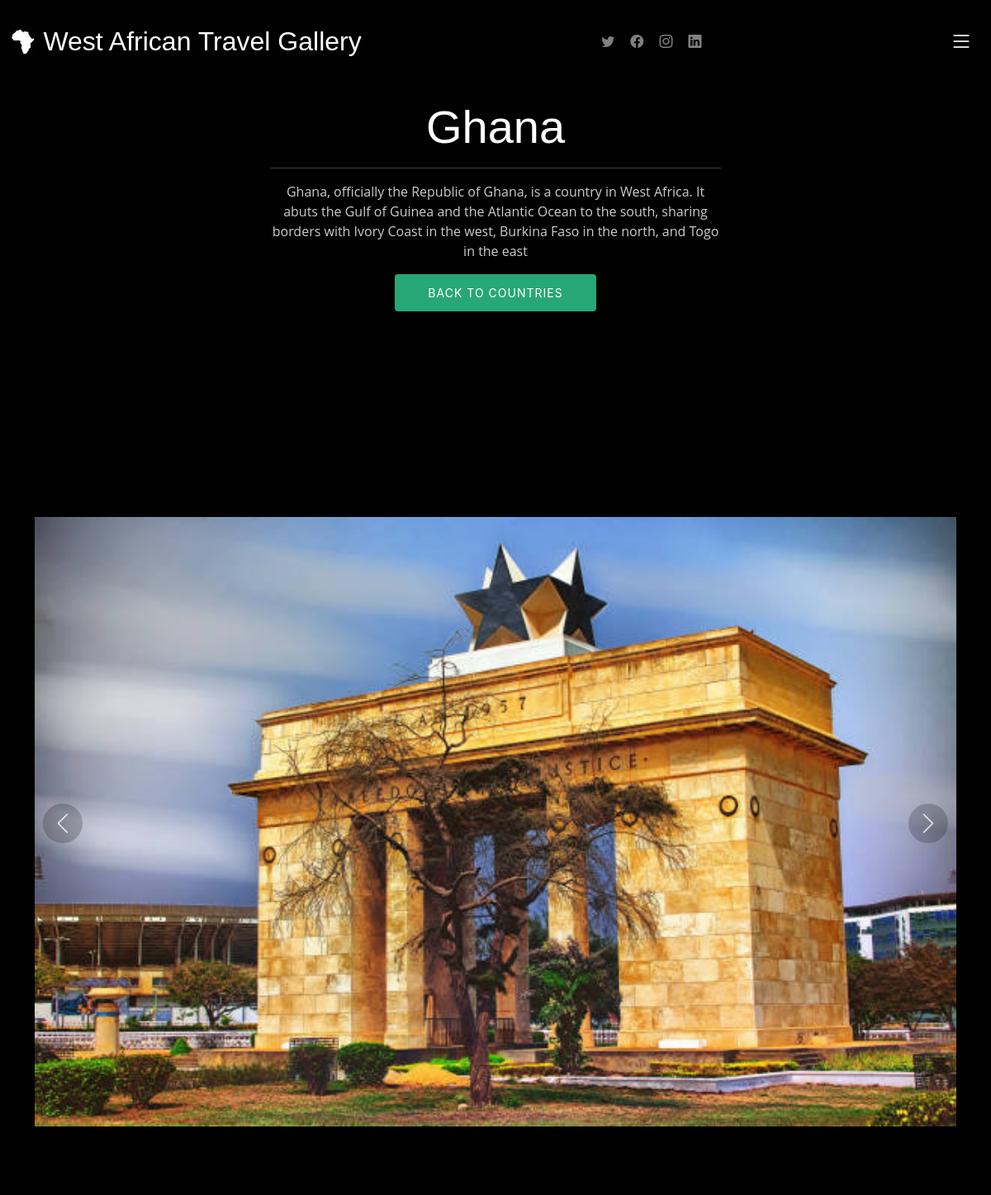
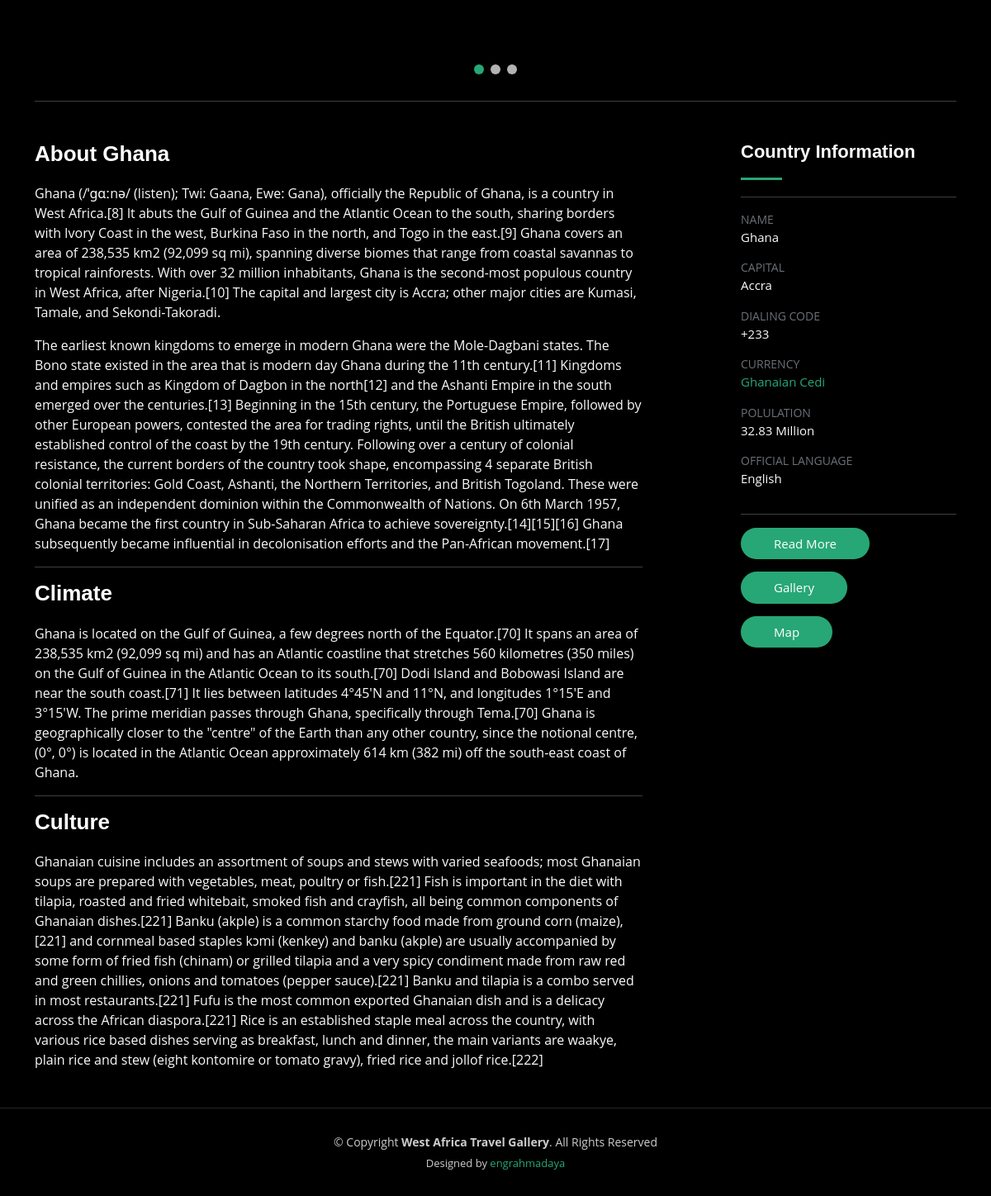
Page /countryAbout/3/ on the committed database (2 pictures, top to bottom).
### baseapp/models.py (models this page shows, shortened)
class Country(models.Model):
    name = models.CharField(max_length=200)
    capital = models.CharField(max_length=200, null=True, blank=True)
    dialingCode = models.CharField(max_length=200, null=True, blank=True)
    currency = models.CharField(max_length=200, null=True, blank=True)
    population = models.CharField(max_length=200, null=True, blank=True)
    officialLanguage = models.CharField(max_length=200, null=True, blank=True)
    mapImage = models.ImageField(upload_to='images', max_length=100, null=True, blank=True)
    coverPhoto1 = models.ImageField(upload_to='images', max_length=100, null=True, blank=True)
    coverPhoto2 = models.ImageField(upload_to='images', max_length=100, null=True, blank=True)
    coverPhoto3 = models.ImageField(upload_to='images', max_length=100, null=True, blank=True)
    countryFlag = models.ImageField(upload_to='images', max_length=100, null=True, blank=True)
    about = models.TextField(null=True, blank=True)
    climate =  models.TextField(null=True, blank=True)
    culture = models.TextField(null=True, blank=True)
    wikiLink = models.CharField(max_length=200, null=True, blank=True)
    description = models.TextField(null=True, blank=True)

### baseapp/views.py (the view)
# urls.py: path('countryAbout/<int:id>/', views.countryAbout, name='about'),
def countryAbout(request, id):
    country = Country.objects.get(pk=id)
    context = {'country' : country}
    return render(request, 'baseapp/countryAbout.html', context)

### baseapp/templates/baseapp/countryAbout.html (shortened to what this page needs)
{% extends 'baseapp/basePage.html' %}
{% load static %}
{% block content %}
<main id="main" data-aos="fade" data-aos-delay="1500">
    <div class="page-header d-flex align-items-center">
      <div class="container position-relative">
        <div class="row d-flex justify-content-center">
          <div class="col-lg-6 text-center">
            <h2>{{country.name}}</h2>
            <hr>
            <p>{{country.description}}</p>
            <a class="cta-btn" href="{% url 'countries' %}">Back to Countries</a>
          </div>
        </div>
      </div>
    </div>
    <section id="gallery-single" class="gallery-single">
      <div class="container">
        <div class="position-relative h-100">
          <div class="slides-1 portfolio-details-slider swiper">
            <div class="swiper-wrapper align-items-center">
              <div class="swiper-slide">
                <img src="{{country.coverPhoto1.url}}" alt="">
              </div>
            </div>
            <div class="swiper-pagination"></div>
          </div>
          <div class="swiper-button-prev"></div>
          <div class="swiper-button-next"></div>
        </div>
        <hr>
        <div class="row justify-content-between gy-4 mt-4">
          <div class="col-lg-8">
            <div class="portfolio-description">
              <h2>About {{country.name}}</h2>
              <p class="justify">{{country.about|safe|linebreaks}}</p>
            </div>
            <hr>
            <div class="portfolio-description">
                <h2>Climate</h2>
                <p>{{country.climate}}</p>
            </div>
            <hr>
            <div class="portfolio-description">
              <h2>Culture</h2>
              <p>{{country.culture}}</p>
          </div>
          </div>
          <div class="col-lg-3">
            <div class="portfolio-info">
              <h3>Country Information</h3>
              <hr>
              <ul>
                <li><strong>Name</strong> <span>{{country.name}}</span></li>
                <li><strong>Capital</strong> <span>{{country.capital}}</span></li>
                <li><strong>Dialing Code</strong> <span>{{country.dialingCode}}</span></li>
                <li><strong>Currency</strong> <a href="#">{{country.currency}}</a></li>
                <li><strong>Polulation</strong> <span>{{country.population}} Million</span></li>
                <li><strong>Official Language</strong> <span>{{country.officialLanguage}}</span></li>
                <hr>
                <li><a href="{{country.wikiLink}}" class="btn-visit align-self-start" target="_blank">Read More</a></li>
                <li><a href="#" class="btn-visit align-self-start">Gallery</a></li>
                <li><a href="{% url 'map' country.id %}" class="btn-visit align-self-start">Map</a></li>
              </ul>
            </div>
          </div>
        </div>
      </div>
    </section>
  </main>
{% endblock content%}

### static/assets/css/main.css (style rules this page uses)
:root { --font-default: "Open Sans", system-ui, -apple-system, "Segoe UI", Roboto, "Helvetica Neue", Arial, "Noto Sans", "Liberation Sans", sans-serif, "Apple Color Emoji", "Segoe UI Emoji", "Segoe UI Symbol", "Noto Color Emoji"; --font-primary: "Inter", sans-serif; --font-secondary: "Cardo", sans-serif; }
:root { --color-default: #fafafa; --color-primary: #27a776; --color-secondary: #161718; }
:root { scroll-behavior: smooth; }
body { font-family: var(--font-default); color: var(--color-default); background-color: #000; }
a { color: var(--color-primary); text-decoration: none; }
h1, h2, h3, h4, h5, h6 { font-family: var(--font-primary); }
.page-header { padding: 120px 0 60px 0; min-height: 30vh; position: relative; }
.page-header h2 { font-size: 56px; font-weight: 500; color: #fff; font-family: var(--font-secondary); }
.page-header p { color: rgba(255, 255, 255, 0.8); }
.page-header .cta-btn { font-family: var(--font-primary); font-weight: 400; font-size: 14px; display: inline-block; padding: 12px 40px; border-radius: 4px; letter-spacing: 1px; text-transform: uppercase; transition: 0.3s; color: #fff; background: var(--color-primary); }
.gallery-single .portfolio-details-slider img { width: 100%; }
.gallery-single .swiper-button-prev, .gallery-single .swiper-button-next { width: 48px; height: 48px; }
.gallery-single .swiper-button-prev:after, .gallery-single .swiper-button-next:after { color: rgba(255, 255, 255, 0.8); background-color: rgba(0, 0, 0, 0.2); font-size: 24px; border-radius: 50%; width: 48px; height: 48px; display: flex; align-items: center; justify-content: center; transition: 0.3s; }
.gallery-single .portfolio-info h3 { font-size: 22px; font-weight: 700; margin-bottom: 20px; padding-bottom: 20px; position: relative; font-family: var(--font-secondary); }
.gallery-single .portfolio-info h3:after { content: ""; position: absolute; display: block; width: 50px; height: 3px; background: var(--color-primary); left: 0; bottom: 0; }
.gallery-single .portfolio-info ul { list-style: none; padding: 0; font-size: 15px; }
.gallery-single .portfolio-info ul li { display: flex; flex-direction: column; padding-bottom: 15px; }
.gallery-single .portfolio-info ul strong { text-transform: uppercase; font-weight: 400; color: #6b7075; font-size: 14px; }
.gallery-single .portfolio-info .btn-visit { padding: 8px 40px; background: var(--color-primary); color: #fff; border-radius: 50px; transition: 0.3s; }
.gallery-single .portfolio-description h2 { font-size: 26px; font-weight: 700; margin-bottom: 20px; color: #fff; font-family: var(--font-secondary); }
.gallery-single .portfolio-description p { padding: 0; }

### rows in the picture
Country: name "Ghana", description "Ghana, officially the Republic of Ghana, is a country in West Africa. It abuts the Gulf of Guinea and the Atlantic Ocean to the south, sharing borders with Ivory Coast in the west, Burkina Faso in the north, and Togo in the east", coverPhoto1 (picture), about "Ghana (/ˈɡɑːnə/ (listen); Twi: Gaana, Ewe: Gana), officially the Republic of Ghana, is a country in West Africa.[8] It abuts the Gulf of Guinea and the Atlantic Ocean to the south, sharing borders with Ivory Coast in the west, Burkina Faso in the north, and Togo in the east.[9] Ghana covers an area of 238,535 km2 (92,099 sq mi), spanning diverse biomes that range from coastal savannas to tropical rainforests. With over 32 million inhabitants, Ghana is the second-most populous country in West Africa, after Nigeria.[10] The capital and largest city is Accra; other major cities are Kumasi, Tamale, and Sekondi-Takoradi. The earliest known kingdoms to emerge in modern Ghana were the Mole-Dagbani…", climate "Ghana is located on the Gulf of Guinea, a few degrees north of the Equator.[70] It spans an area of 238,535 km2 (92,099 sq mi) and has an Atlantic coastline that stretches 560 kilometres (350 miles) on the Gulf of Guinea in the Atlantic Ocean to its south.[70] Dodi Island and Bobowasi Island are near the south coast.[71] It lies between latitudes 4°45'N and 11°N, and longitudes 1°15'E and 3°15'W. The prime meridian passes through Ghana, specifically through Tema.[70] Ghana is geographically closer to the \"centre\" of the Earth than any other country, since the notional centre, (0°, 0°) is located in the Atlantic Ocean approximately 614 km (382 mi) off the south-east coast of Ghana.", culture "Ghanaian cuisine includes an assortment of soups and stews with varied seafoods; most Ghanaian soups are prepared with vegetables, meat, poultry or fish.[221] Fish is important in the diet with tilapia, roasted and fried whitebait, smoked fish and crayfish, all being common components of Ghanaian dishes.[221] Banku (akple) is a common starchy food made from ground corn (maize),[221] and cornmeal based staples kɔmi (kenkey) and banku (akple) are usually accompanied by some form of fried fish (chinam) or grilled tilapia and a very spicy condiment made from raw red and green chillies, onions and tomatoes (pepper sauce).[221] Banku and tilapia is a combo served in most restaurants.[221] Fufu is…", capital "Accra", dialingCode "+233", currency "Ghanaian Cedi", population "32.83", officialLanguage "English"
